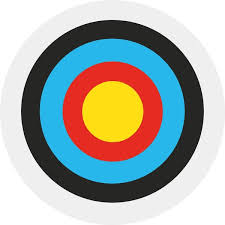
#> input picture Image Processing/download.jpeg, 225 x 225 px
$ python 2.2.py
#> lines starting #> are read from the running program, lines starting #| are printed output that depends on the picture
import cv2
import numpy as np
img1 = cv2.imread('download.jpeg')
#> img1 is the input picture: shape (225, 225, 3); mean B, G, R 169.7, 174, 169.6
img=cv2.cvtColor(img1,cv2.COLOR_BGR2GRAY)
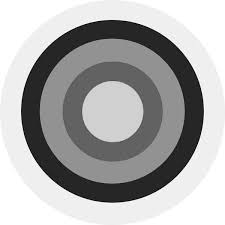
#> img: shape (225, 225); min 0, max 255, mean 172.2
img_flt=np.float32(img)
c=255/np.log(1+np.max(img_flt))
#> c = 45.99
log_img=c*(np.log(1+img_flt))
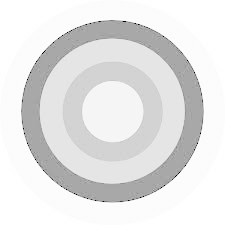
#> log_img: shape (225, 225) float32; min 0, max 255, mean 228
log_img=np.uint8(log_img)
cv2.imshow('original',img1)
cv2.imshow('gray scale img',img)
cv2.imshow('log ing',log_img)
cv2.waitKey(0)
cv2.destroyAllWindows()
